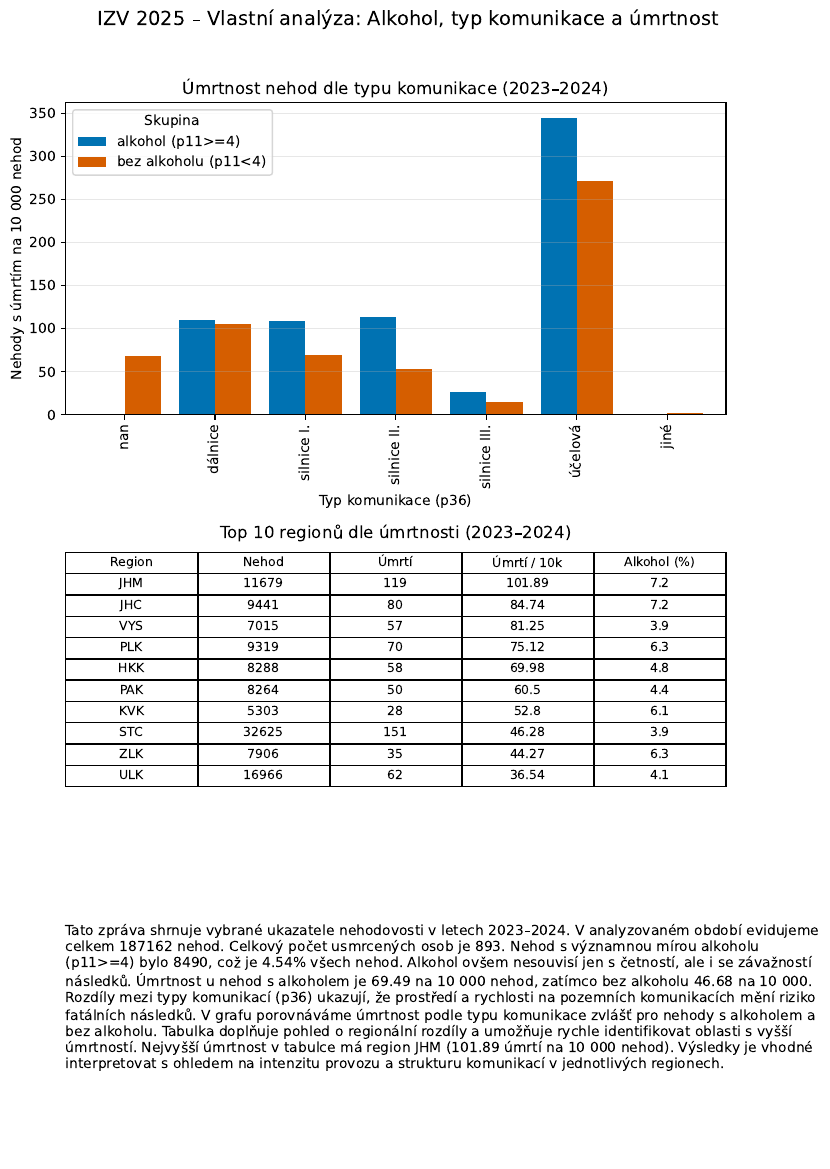

Python code for this plot:
"""IZV project 2025 – Task 3 (variant Nehody).

This script reads the provided *.pkl.gz datasets (expected in the same directory
as this file) and:

- generates a figure `fig.pdf` used in the report,
- generates a one-page A4 report `doc.pdf` (graph + table + text),
- prints table data and computed values to standard output.

The assignment evaluates primarily the correctness and interpretability of the
analysis; the code aims to be deterministic and self-contained.

Author: (fill in if needed)
"""

from __future__ import annotations

from pathlib import Path

import matplotlib.pyplot as plt
import numpy as np
import pandas as pd


def _load_accidents(data_dir: Path) -> pd.DataFrame:
    """Load accidents dataframe and ensure a usable datetime column."""

    acc = pd.read_pickle(data_dir / "accidents.pkl.gz")

    if "date" in acc.columns and np.issubdtype(acc["date"].dtype, np.datetime64):
        acc_date = acc["date"]
    else:
        acc_date = pd.to_datetime(acc["p2a"], format="%d.%m.%Y", errors="coerce")

    acc = acc.copy()
    acc["__date"] = acc_date
    acc["__year"] = acc_date.dt.year

    # Prefer a human-readable region code if available.
    if "region" not in acc.columns and "p4a" in acc.columns:
        # Standard IZV mapping used in previous parts.
        p4a_map = {
            0: "PHA",
            1: "STC",
            2: "JHC",
            3: "PLK",
            4: "KVK",
            5: "ULK",
            6: "LBK",
            7: "HKK",
            14: "PAK",
            15: "VYS",
            16: "JHM",
            17: "OLK",
            18: "ZLK",
            19: "MSK",
        }
        acc["region"] = acc["p4a"].map(p4a_map).fillna("UNK")

    return acc


def _road_type_labels() -> dict[int, str]:
    """Return readable labels for p36 (road type) codes."""

    return {
        0: "neznámé",
        1: "dálnice",
        2: "silnice I.",
        3: "silnice II.",
        6: "silnice III.",
        7: "účelová",
        8: "jiné",
    }


def _compute_region_table(df: pd.DataFrame) -> pd.DataFrame:
    """Compute table: accidents, deaths, death rate per 10k by region."""

    out = (
        df.groupby("region")
        .agg(
            accidents=("p1", "size"),
            deaths=("p13a", "sum"),
            alcohol_accidents=("p11", lambda s: int((s >= 4).sum())),
        )
        .reset_index()
    )
    out["death_rate_per_10k"] = (out["deaths"] / out["accidents"]) * 10000
    out["alcohol_share"] = out["alcohol_accidents"] / out["accidents"]
    return out.sort_values("death_rate_per_10k", ascending=False)


def _make_fig(df: pd.DataFrame, out_path: Path) -> None:
    """Create and save the main graph used in the report."""

    labels = _road_type_labels()

    d = df.copy()
    d["road"] = d["p36"].map(labels).fillna(d["p36"].astype(str).radd("p36="))
    d["alcohol"] = np.where(d["p11"] >= 4, "alkohol (p11>=4)", "bez alkoholu (p11<4)")
    d["death"] = (d["p13a"] > 0).astype(int)

    # Death rate per 10k accidents by road type, split by alcohol.
    grp = (
        d.groupby(["road", "alcohol"])  # type: ignore[call-arg]
        .agg(accidents=("p1", "size"), deaths=("death", "sum"))
        .reset_index()
    )
    grp["death_rate_per_10k"] = (grp["deaths"] / grp["accidents"]) * 10000

    # Keep readable ordering: known codes first.
    order = [labels[k] for k in [1, 2, 3, 6, 7, 8] if k in labels]
    grp["road"] = pd.Categorical(grp["road"], categories=order, ordered=True)
    grp = grp.sort_values("road")

    # Pivot for grouped bar plot.
    piv = grp.pivot(index="road", columns="alcohol", values="death_rate_per_10k").fillna(0)

    fig, ax = plt.subplots(figsize=(10, 5))
    piv.plot(kind="bar", ax=ax, width=0.8, color=["#0072B2", "#D55E00"])

    ax.set_title("Úmrtnost nehod dle typu komunikace (2023–2024)\nporovnání alkoholu vs. bez alkoholu")
    ax.set_xlabel("Typ komunikace (p36)")
    ax.set_ylabel("Nehody s úmrtím na 10 000 nehod")
    ax.grid(axis="y", alpha=0.3)
    ax.legend(title="Skupina")

    fig.tight_layout()
    fig.savefig(out_path, bbox_inches="tight")
    plt.close(fig)


def _make_doc_pdf(df: pd.DataFrame, table: pd.DataFrame, fig_path: Path, out_path: Path) -> None:
    """Generate a one-page A4 PDF report (graph + table + text)."""

    # --- computed values for the text ---
    n_total = int(len(df))
    deaths_total = float(df["p13a"].sum())
    alcohol_n = int((df["p11"] >= 4).sum())
    alcohol_share = alcohol_n / n_total if n_total else 0.0

    alcohol_deaths = float(df.loc[df["p11"] >= 4, "p13a"].sum())
    non_alcohol_deaths = float(df.loc[df["p11"] < 4, "p13a"].sum())
    non_alcohol_n = n_total - alcohol_n

    death_rate_alc = (alcohol_deaths / alcohol_n * 10000) if alcohol_n else 0.0
    death_rate_non = (non_alcohol_deaths / non_alcohol_n * 10000) if non_alcohol_n else 0.0

    top_region = table.iloc[0]

    # --- layout ---
    fig = plt.figure(figsize=(8.27, 11.69))  # A4 portrait in inches
    gs = fig.add_gridspec(3, 1, height_ratios=[1.2, 0.9, 0.9])

    # Graph (render again into the PDF; fig.pdf is also saved separately by doc.py)
    ax0 = fig.add_subplot(gs[0, 0])
    img = plt.imread(fig_path) if fig_path.suffix.lower() in {".png", ".jpg", ".jpeg"} else None
    if img is not None:
        ax0.imshow(img)
        ax0.axis("off")
    else:
        # If fig_path is vector (pdf), we rebuild the plot directly for PDF consistency.
        # This keeps the report self-contained without needing PDF embedding.
        plt.close(fig)
        fig = plt.figure(figsize=(8.27, 11.69))
        gs = fig.add_gridspec(3, 1, height_ratios=[1.2, 0.9, 0.9])
        ax0 = fig.add_subplot(gs[0, 0])
        # Recreate plot directly (same as _make_fig, but to an existing Axes).
        labels = _road_type_labels()
        d = df.copy()
        d["road"] = d["p36"].map(labels).fillna(d["p36"].astype(str).radd("p36="))
        d["alcohol"] = np.where(d["p11"] >= 4, "alkohol (p11>=4)", "bez alkoholu (p11<4)")
        d["death"] = (d["p13a"] > 0).astype(int)
        grp = (
            d.groupby(["road", "alcohol"])  # type: ignore[call-arg]
            .agg(accidents=("p1", "size"), deaths=("death", "sum"))
            .reset_index()
        )
        grp["death_rate_per_10k"] = (grp["deaths"] / grp["accidents"]) * 10000
        order = [labels[k] for k in [1, 2, 3, 6, 7, 8] if k in labels]
        grp["road"] = pd.Categorical(grp["road"], categories=order, ordered=True)
        grp = grp.sort_values("road")
        piv = grp.pivot(index="road", columns="alcohol", values="death_rate_per_10k").fillna(0)
        piv.plot(kind="bar", ax=ax0, width=0.8, color=["#0072B2", "#D55E00"])
        ax0.set_title("Úmrtnost nehod dle typu komunikace (2023–2024)")
        ax0.set_xlabel("Typ komunikace (p36)")
        ax0.set_ylabel("Nehody s úmrtím na 10 000 nehod")
        ax0.grid(axis="y", alpha=0.3)
        ax0.legend(title="Skupina")

    # Table (top 10 regions by death rate)
    ax1 = fig.add_subplot(gs[1, 0])
    ax1.axis("off")

    t = table.head(10).copy()
    t["deaths"] = t["deaths"].round(0).astype(int)
    t["death_rate_per_10k"] = t["death_rate_per_10k"].round(2)
    t["alcohol_share"] = (t["alcohol_share"] * 100).round(1)

    col_labels = [
        "Region",
        "Nehod",
        "Úmrtí",
        "Úmrtí / 10k",
        "Alkohol (%)",
    ]
    cell_text = t[["region", "accidents", "deaths", "death_rate_per_10k", "alcohol_share"]].values.tolist()

    tab = ax1.table(
        cellText=cell_text,
        colLabels=col_labels,
        loc="center",
        cellLoc="center",
    )
    tab.auto_set_font_size(False)
    tab.set_fontsize(9)
    tab.scale(1.0, 1.3)
    ax1.set_title("Top 10 regionů dle úmrtnosti (2023–2024)", pad=10)

    # Text block (>= 10 sentences + includes computed values)
    ax2 = fig.add_subplot(gs[2, 0])
    ax2.axis("off")

    text = (
        "Tato zpráva shrnuje vybrané ukazatele nehodovosti v letech 2023–2024. "
        f"V analyzovaném období evidujeme celkem {n_total} nehod. "
        f"Celkový počet usmrcených osob je {int(deaths_total)}. "
        f"Nehod s významnou mírou alkoholu (p11>=4) bylo {alcohol_n}, což je {alcohol_share:.2%} všech nehod. "
        "Alkohol ovšem nesouvisí jen s četností, ale i se závažností následků. "
        f"Úmrtnost u nehod s alkoholem je {death_rate_alc:.2f} na 10 000 nehod, zatímco bez alkoholu {death_rate_non:.2f} na 10 000. "
        "Rozdíly mezi typy komunikací (p36) ukazují, že prostředí a rychlosti na pozemních komunikacích mění riziko fatálních následků. "
        "V grafu porovnáváme úmrtnost podle typu komunikace zvlášť pro nehody s alkoholem a bez alkoholu. "
        "Tabulka doplňuje pohled o regionální rozdíly a umožňuje rychle identifikovat oblasti s vyšší úmrtností. "
        f"Nejvyšší úmrtnost v tabulce má region {top_region['region']} ({top_region['death_rate_per_10k']:.2f} úmrtí na 10 000 nehod). "
        "Výsledky je vhodné interpretovat s ohledem na intenzitu provozu a strukturu komunikací v jednotlivých regionech."
    )

    ax2.text(0.0, 1.0, text, va="top", ha="left", fontsize=10, wrap=True)

    fig.suptitle("IZV 2025 – Vlastní analýza: Alkohol, typ komunikace a úmrtnost", fontsize=14, y=0.995)
    fig.tight_layout(rect=[0, 0, 1, 0.98])
    fig.savefig(out_path, bbox_inches="tight")
    plt.close(fig)


def main() -> None:
    data_dir = Path(__file__).resolve().parent

    acc = _load_accidents(data_dir)

    # Focus on the two years highlighted in the geo task.
    df = acc.loc[acc["__year"].isin([2023, 2024])].copy()

    # --- outputs for grading ---
    table = _compute_region_table(df)

    # Figure used in report
    fig_path = data_dir / "fig.pdf"
    _make_fig(df, fig_path)

    # One-page report
    doc_path = data_dir / "doc.pdf"
    _make_doc_pdf(df, table, fig_path, doc_path)

    # --- STDOUT: table data ---
    print("region\taccidents\tdeaths\tdeath_rate_per_10k\talcohol_share")
    for _, r in table.head(10).iterrows():
        print(
            f"{r['region']}\t{int(r['accidents'])}\t{int(round(r['deaths']))}\t"
            f"{float(r['death_rate_per_10k']):.2f}\t{float(r['alcohol_share']):.4f}"
        )

    # --- STDOUT: values used in the text ---
    n_total = int(len(df))
    deaths_total = int(round(float(df["p13a"].sum())))
    alcohol_n = int((df["p11"] >= 4).sum())
    alcohol_share = alcohol_n / n_total if n_total else 0.0

    print("\nnehod celkem (2023–2024):", n_total)
    print("usmrcených celkem (2023–2024):", deaths_total)
    print("nehod s alkoholem (p11>=4):", alcohol_n)
    print("podíl nehod s alkoholem:", f"{alcohol_share:.2%}")


if __name__ == "__main__":
    main()
